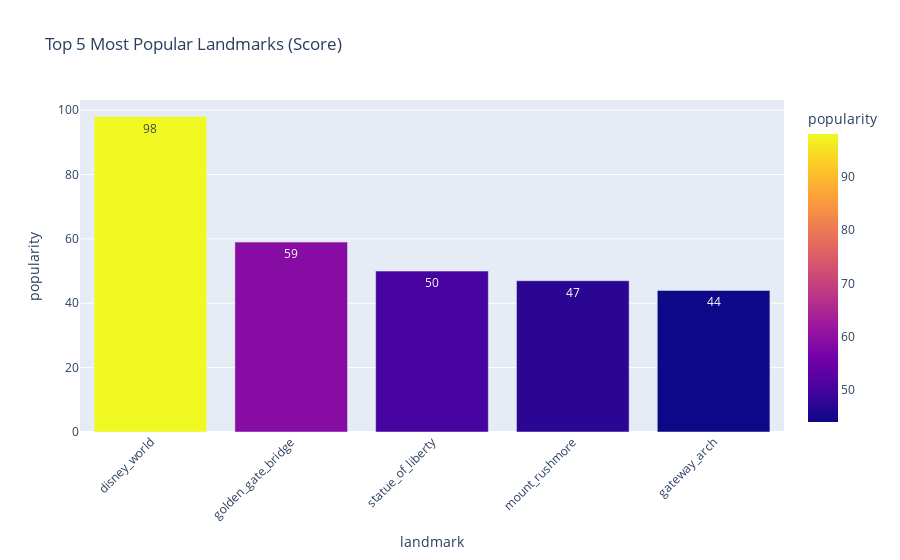

The notebook cell this image was saved under:
### Markdown cell above
**Top 5 Popular Landmarks**

This visualization highlights which landmarks are most popular.

### Code cell
# Get the top 5 landmarks based on popularity score
top10 = df.sort_values(by='popularity', ascending=False).head(10)

# Create a bar chart
fig = px.bar(
    top10,
    x='landmark', # landmark names on x-axis
    y='popularity', # popularity score on y-axis
    color='popularity', # color code based on the score
    title='Top 5 Most Popular Landmarks (Score)',
    hover_data=['city', 'state', 'visit_time_(hrs)'], # show details on the hover
    text='popularity' # show scores as text on the bars
)

fig.update_layout(xaxis_tickangle=-45) # rotate text on x-axis

fig.show() # display the chart

### Figure 1 — Plotly figure (JSON) as saved in the notebook; plotly's stock layout.template omitted (floating-point values rounded to 4 significant figures)
{"data": [{"customdata": [["orlando", "florida", 8], ["san_francisco", "california", 2], ["new_york", "new_york", 4], ["keystone", "south_dakota", 2], ["st._louis", "missouri", 2]], "hovertemplate": "landmark=%{x}<br>popularity=%{marker.color}<br>city=%{customdata[0]}<br>state=%{customdata[1]}<br>visit_time_(hrs)=%{customdata[2]}<extra></extra>", "legendgroup": "", "marker": {"color": [98, 59, 50, 47, 44], "coloraxis": "coloraxis", "pattern": {"shape": ""}}, "name": "", "orientation": "v", "showlegend": false, "text": [98.0, 59.0, 50.0, 47.0, 44.0], "textposition": "auto", "type": "bar", "x": ["disney_world", "golden_gate_bridge", "statue_of_liberty", "mount_rushmore", "gateway_arch"], "xaxis": "x", "y": [98, 59, 50, 47, 44], "yaxis": "y"}], "layout": {"autosize": true, "barmode": "relative", "coloraxis": {"colorbar": {"title": {"text": "popularity"}}, "colorscale": [[0, "#0d0887"], [0.1111, "#46039f"], [0.2222, "#7201a8"], [0.3333, "#9c179e"], [0.4444, "#bd3786"], [0.5556, "#d8576b"], [0.6667, "#ed7953"], [0.7778, "#fb9f3a"], [0.8889, "#fdca26"], [1, "#f0f921"]]}, "legend": {"tracegroupgap": 0}, "title": {"text": "Top 5 Most Popular Landmarks (Score)"}, "xaxis": {"anchor": "y", "autorange": true, "domain": [0, 1], "range": [-0.5, 4.5], "tickangle": -45, "title": {"text": "landmark"}, "type": "category"}, "yaxis": {"anchor": "x", "autorange": true, "domain": [0, 1], "range": [0, 103.2], "title": {"text": "popularity"}, "type": "linear"}}}
